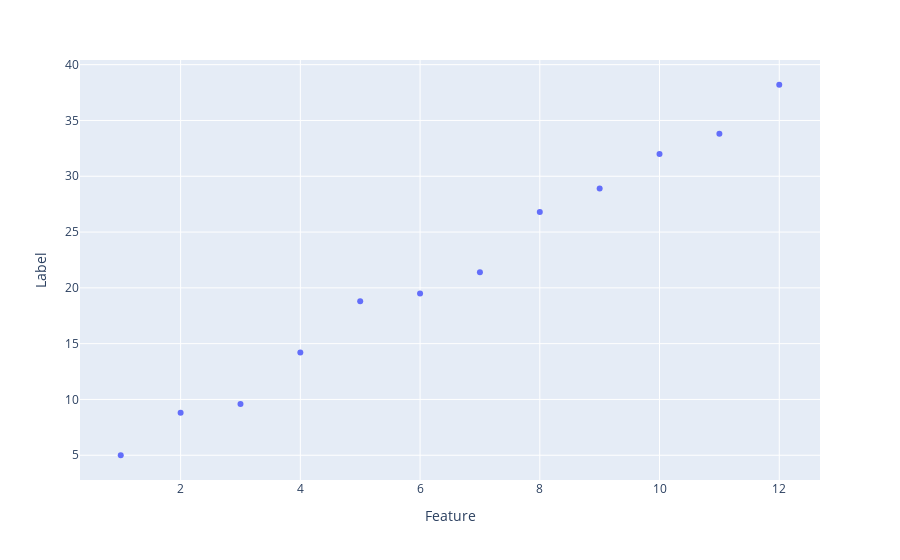

The notebook cell saved with this chart:
### Code cell
px.scatter(x = my_feature,  y = my_label, labels = {'x' : 'Feature', 'y' : 'Label'})

### Figure 1 — Plotly figure (JSON) as saved in the notebook; plotly's stock layout.template omitted (floating-point values rounded to 4 significant figures)
{"data": [{"hovertemplate": "Feature=%{x}<br>Label=%{y}<extra></extra>", "legendgroup": "", "marker": {"color": "#636efa", "symbol": "circle"}, "mode": "markers", "name": "", "orientation": "v", "showlegend": false, "type": "scatter", "x": [1, 2, 3, 4, 5, 6, 7, 8, 9, 10, 11, 12], "xaxis": "x", "y": [5, 8.8, 9.6, 14.2, 18.8, 19.5, 21.4, 26.8, 28.9, 32, 33.8, 38.2], "yaxis": "y"}], "layout": {"legend": {"tracegroupgap": 0}, "margin": {"t": 60}, "xaxis": {"anchor": "y", "domain": [0, 1], "title": {"text": "Feature"}}, "yaxis": {"anchor": "x", "domain": [0, 1], "title": {"text": "Label"}}}}
